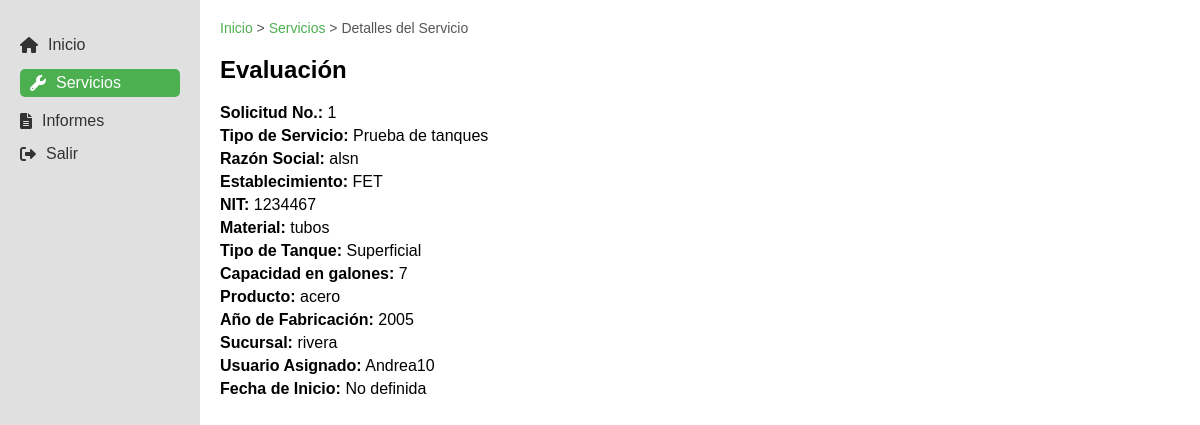
The app's page /detalles_servicio.php?id=1 (signed in) with its own data.
### tables this page shows
CREATE TABLE `servicios` (
  `id` int(11) NOT NULL,
  `solicitud_no` varchar(50) DEFAULT NULL,
  `tipo_servicio` varchar(100) DEFAULT NULL,
  `razon_social` varchar(100) DEFAULT NULL,
  `establecimiento` varchar(100) DEFAULT NULL,
  `nit` varchar(20) DEFAULT NULL,
  `material` varchar(50) DEFAULT NULL,
  `tipo_tanque` varchar(50) DEFAULT NULL,
  `capacidad` int(11) DEFAULT NULL,
  `producto` varchar(50) DEFAULT NULL,
  `ano_fabricacion` int(11) DEFAULT NULL,
  `sucursal` varchar(100) DEFAULT NULL,
  `usuario` varchar(100) DEFAULT NULL,
  `fecha_inicio` date DEFAULT NULL,
  `created_by` int(11) DEFAULT NULL,
  `created_at` timestamp NOT NULL DEFAULT current_timestamp()
);

### detalles_servicio.php (the view, shortened to what this page needs)
<?php
include 'db_connect.php';
$servicio_id = isset($_GET['id']) ? (int)$_GET['id'] : 0;
$sql = "SELECT * FROM servicios WHERE id = :id";
$stmt = $conn->prepare($sql);
$stmt->execute([':id' => $servicio_id]);
$servicio = $stmt->fetch(PDO::FETCH_ASSOC);
?>
<!DOCTYPE html>
<html lang="es">
<head>
    <link rel="stylesheet" href="https://cdnjs.cloudflare.com/ajax/libs/font-awesome/6.0.0-beta3/css/all.min.css">
</head>
<body>
    <div class="sidebar">
        <ul>
            <li><a href="tecnico_dashboard.php"><i class="fas fa-home"></i> Inicio</a></li>
            <li><a href="servicios.php" class="active"><i class="fas fa-wrench"></i> Servicios</a></li>
            <li><a href="informes.php"><i class="fas fa-file-alt"></i> Informes</a></li>
            <li><a href="logout.php"><i class="fas fa-sign-out-alt"></i> Salir</a></li>
        </ul>
    </div>
    <div class="main-content">
        <div class="breadcrumb">
            <a href="tecnico_dashboard.php">Inicio</a> > <a href="servicio.php">Servicios</a> > Detalles del Servicio
        </div>
        <h2>Evaluación</h2>
        <div class="details-section">
            <p><strong>Solicitud No.:</strong> <?php echo htmlspecialchars($servicio['solicitud_no']); ?></p>
            <p><strong>Tipo de Servicio:</strong> <?php echo htmlspecialchars($servicio['tipo_servicio']); ?></p>
            <p><strong>Razón Social:</strong> <?php echo htmlspecialchars($servicio['razon_social']); ?></p>
            <p><strong>Establecimiento:</strong> <?php echo htmlspecialchars($servicio['establecimiento']); ?></p>
            <p><strong>NIT:</strong> <?php echo htmlspecialchars($servicio['nit']); ?></p>
            <p><strong>Material:</strong> <?php echo htmlspecialchars($servicio['material']); ?></p>
            <p><strong>Tipo de Tanque:</strong> <?php echo htmlspecialchars($servicio['tipo_tanque']); ?></p>
            <p><strong>Capacidad en galones:</strong> <?php echo htmlspecialchars($servicio['capacidad']); ?></p>
            <p><strong>Producto:</strong> <?php echo htmlspecialchars($servicio['producto']); ?></p>
            <p><strong>Año de Fabricación:</strong> <?php echo htmlspecialchars($servicio['ano_fabricacion']); ?></p>
            <p><strong>Sucursal:</strong> <?php echo htmlspecialchars($servicio['sucursal']); ?></p>
            <p><strong>Usuario Asignado:</strong> <?php echo htmlspecialchars($servicio['usuario']); ?></p>
            <p><strong>Fecha de Inicio:</strong> <?php echo htmlspecialchars($servicio['fecha_inicio'] ?: 'No definida'); ?></p>
        </div>
    </div>
</body>
</html>

### detalles_servicio.php (style rules this page uses)
body { font-family: Arial, sans-serif; background-color: #f4f4f4; display: flex; margin: 0; }
.sidebar { width: 200px; background-color: #e0e0e0; padding: 20px; height: 100vh; box-sizing: border-box; }
.sidebar ul { list-style: none; padding: 0; }
.sidebar ul li { margin-bottom: 15px; }
.sidebar ul li a { text-decoration: none; color: #333; display: flex; align-items: center; }
.sidebar ul li a i { margin-right: 10px; }
.sidebar ul li a.active { background-color: #4CAF50;; color: white; padding: 5px 10px; border-radius: 5px; }
.main-content { flex: 1; padding: 20px; background-color: white; }
.breadcrumb { margin-bottom: 20px; font-size: 14px; color: #555; }
.breadcrumb a { text-decoration: none; color: #4CAF50;; }
h2 { margin-bottom: 20px; }
.details-section { margin-bottom: 20px; }
.details-section p { margin: 5px 0; }

### records on screen
servicios: solicitud_no "1", tipo_servicio "Prueba de tanques", razon_social "alsn", establecimiento "FET", nit "1234467", material "tubos", tipo_tanque "Superficial", capacidad "7", producto "acero", ano_fabricacion "2005", sucursal "rivera", usuario "Andrea10", fecha_inicio "No definida"
